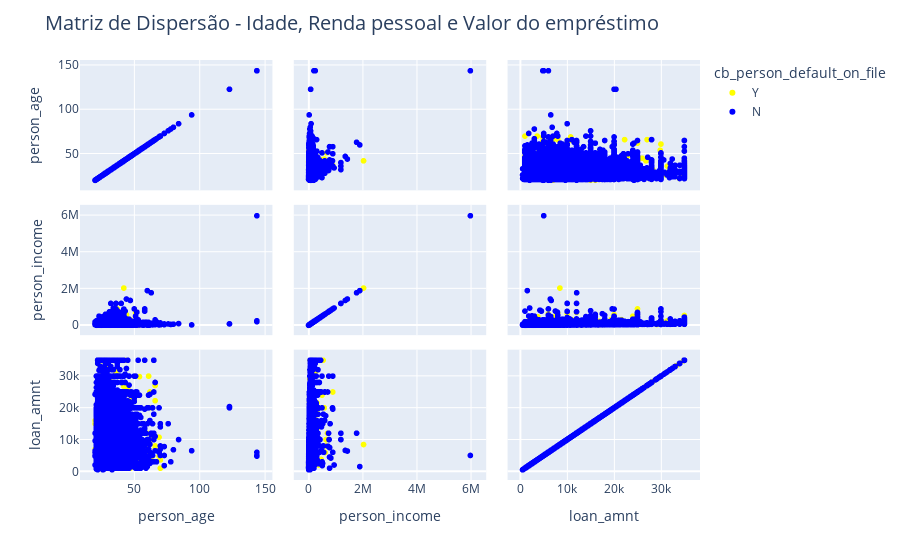

The notebook cell saved with this chart:
### Markdown cell above
#### Visualização da idade, renda pessoal e valor do empréstimo em uma matrix de gráfico de dispersão

### Code cell
grafico = px.scatter_matrix(df_2, dimensions=["person_age", "person_income", "loan_amnt"], color="cb_person_default_on_file", color_discrete_sequence=["yellow", "blue"])

# Descrição
grafico.update_layout(
    title="Matriz de Dispersão - Idade, Renda pessoal e Valor do empréstimo",
    title_font_size=20
)

grafico.show()

### Figure 1 — Plotly figure (JSON) as saved in the notebook; plotly's stock layout.template omitted (floating-point values rounded to 4 significant figures; data arrays with more than 128 entries replaced by an {"elided": "..."} marker saying what was removed)
{"data": [{"dimensions": [{"axis": {"matches": true}, "label": "person_age", "values": {"elided": "5745 int values"}}, {"axis": {"matches": true}, "label": "person_income", "values": {"elided": "5745 int values"}}, {"axis": {"matches": true}, "label": "loan_amnt", "values": {"elided": "5745 int values"}}], "hovertemplate": "cb_person_default_on_file=Y<br>%{xaxis.title.text}=%{x}<br>%{yaxis.title.text}=%{y}<extra></extra>", "legendgroup": "Y", "marker": {"color": "yellow", "symbol": "circle"}, "name": "Y", "showlegend": true, "type": "splom"}, {"dimensions": [{"axis": {"matches": true}, "label": "person_age", "values": {"elided": "26836 int values"}}, {"axis": {"matches": true}, "label": "person_income", "values": {"elided": "26836 int values"}}, {"axis": {"matches": true}, "label": "loan_amnt", "values": {"elided": "26836 int values"}}], "hovertemplate": "cb_person_default_on_file=N<br>%{xaxis.title.text}=%{x}<br>%{yaxis.title.text}=%{y}<extra></extra>", "legendgroup": "N", "marker": {"color": "blue", "symbol": "circle"}, "name": "N", "showlegend": true, "type": "splom"}], "layout": {"dragmode": "select", "legend": {"title": {"text": "cb_person_default_on_file"}, "tracegroupgap": 0}, "margin": {"t": 60}, "title": {"font": {"size": 20}, "text": "Matriz de Dispersão - Idade, Renda pessoal e Valor do empréstimo"}}}
